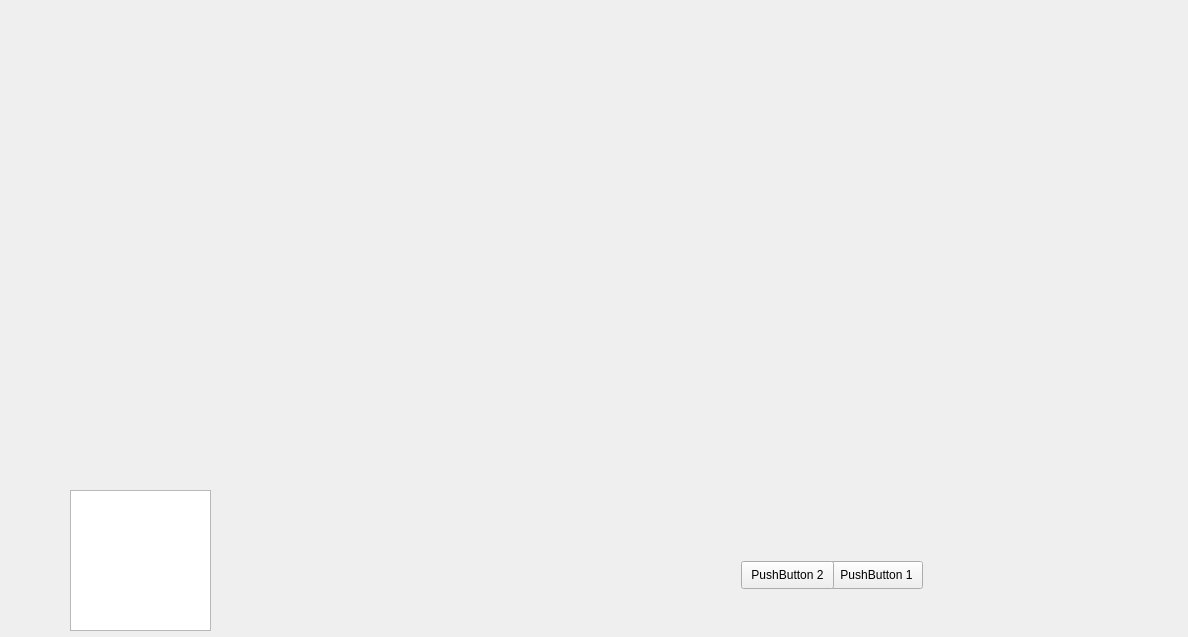
<?xml version="1.0" encoding="UTF-8"?>
<ui version="4.0">
 <class>MainWindow</class>
 <widget class="QMainWindow" name="MainWindow">
  <property name="geometry">
   <rect>
    <x>0</x>
    <y>0</y>
    <width>1188</width>
    <height>637</height>
   </rect>
  </property>
  <property name="windowTitle">
   <string>MainWindow</string>
  </property>
  <widget class="QWidget" name="centralWidget">
   <widget class="QGraphicsView" name="graphicsView_2">
    <property name="geometry">
     <rect>
      <x>70</x>
      <y>490</y>
      <width>141</width>
      <height>141</height>
     </rect>
    </property>
   </widget>
   <widget class="QPushButton" name="pushButton">
    <property name="geometry">
     <rect>
      <x>830</x>
      <y>561</y>
      <width>93</width>
      <height>28</height>
     </rect>
    </property>
    <property name="text">
     <string>PushButton 1</string>
    </property>
   </widget>
   <widget class="QPushButton" name="pushButton_2">
    <property name="geometry">
     <rect>
      <x>741</x>
      <y>561</y>
      <width>93</width>
      <height>28</height>
     </rect>
    </property>
    <property name="text">
     <string>PushButton 2</string>
    </property>
   </widget>
  </widget>
 </widget>
 <layoutdefault spacing="6" margin="11"/>
 <resources/>
 <connections/>
</ui>
